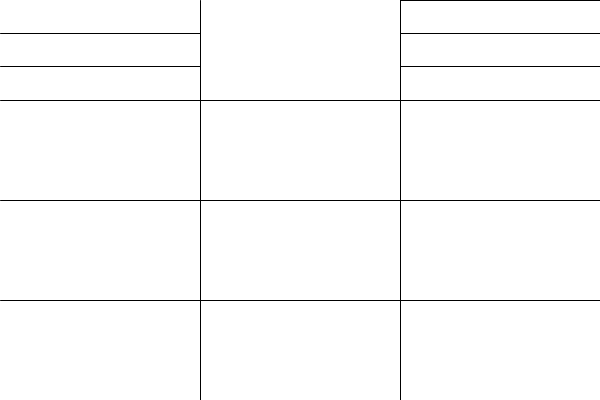
Frame 1 (no input)
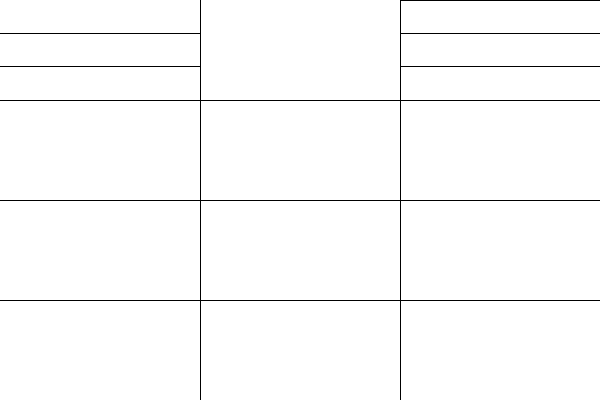
Frame 60 (the mouse pressed at the canvas centre just before this capture)
Frame 120 (the mouse held since frame 60 and released just before this capture): identical to frame 60, image omitted

The Processing sketch that drew these frames (run headless with seeded random() and noise(); from frame 60 on, the mouse is pressed at the canvas centre):

// Processing sketch: sketch_181101a
// ── sketch_181101a.pde
//main divisions
void setup () { 
  //fullScreen()
  size(600, 400);
  textSize(60);
  background(255);
}
void draw () {
  line(width*1/3, 0, width*1/3, height);
  line(0, height*1/12, width*1/3, height*1/12);
  line(0, height*2/12, width*1/3, height*2/12);
  line(width*2/3, 0, width*2/3, height);
  line(0, height*1/4, width, height*1/4);
  line(0, height*2/4, width, height*2/4);
  line(0, height*3/4, width, height*3/4); 
/*  rect(width*1/24, height*7/24, width*6/24, height*4/24);
  rect(width*1/24, height*13/24, width*6/24, height*4/24);
  rect(width*1/24, height*19/24, width*6/24, height*4/24);
  rect(width*9/24, height*7/24, width*6/24, height*4/24);
  rect(width*9/24, height*13/24, width*6/24, height*4/24);
  rect(width*9/24, height*19/24, width*6/24, height*4/24);
  rect(width*17/24, height*7/24, width*6/24, height*4/24);
  rect(width*17/24, height*13/24, width*6/24, height*4/24);
  rect(width*17/24, height*19/24, width*6/24, height*4/24); */
  line(width*2/3, height*1/12, width*3/3, height*1/12);
  line(width*2/3, height*2/12, width*3/3, height*2/12);
  line(width*2/3, height*3/12, width*3/3, height*3/12);

  println ("Mousex:", mouseX, "\tMouseY:", mouseY);
  
  if (mouseX>width*2/3 && mouseX<width && mouseY>0 && mouseY<height*1/12) { //Hover Over
    fill(hoverOverButton);
    rect(width*2/3, height*0, width*3/3, height*1/12);
  } else {
    fill(regularButton);
    rect(width*2/3, height*0, width*3/3, height*1/12);
  }
  
 }

// ── QuitButton.pde
// Global Variables
color white = #FFFFFF;
color yellow = #FFF703;
color regularButton = white;
color hoverOverButton = yellow;

//Listener
void mouseClicked () {
  if (mouseX>width*2/3 && mouseX<width && mouseY>0 && mouseY<height*1/12) {
    exit();
  }
} //End mouseClicked
